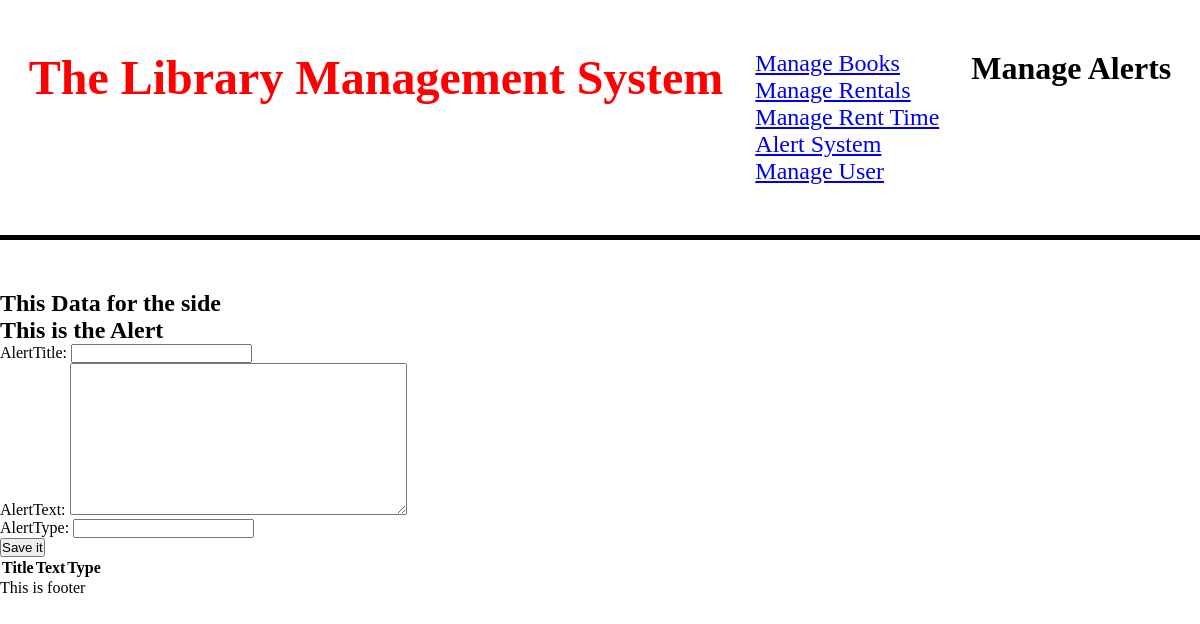
The app's page /manageAlerts, older data.
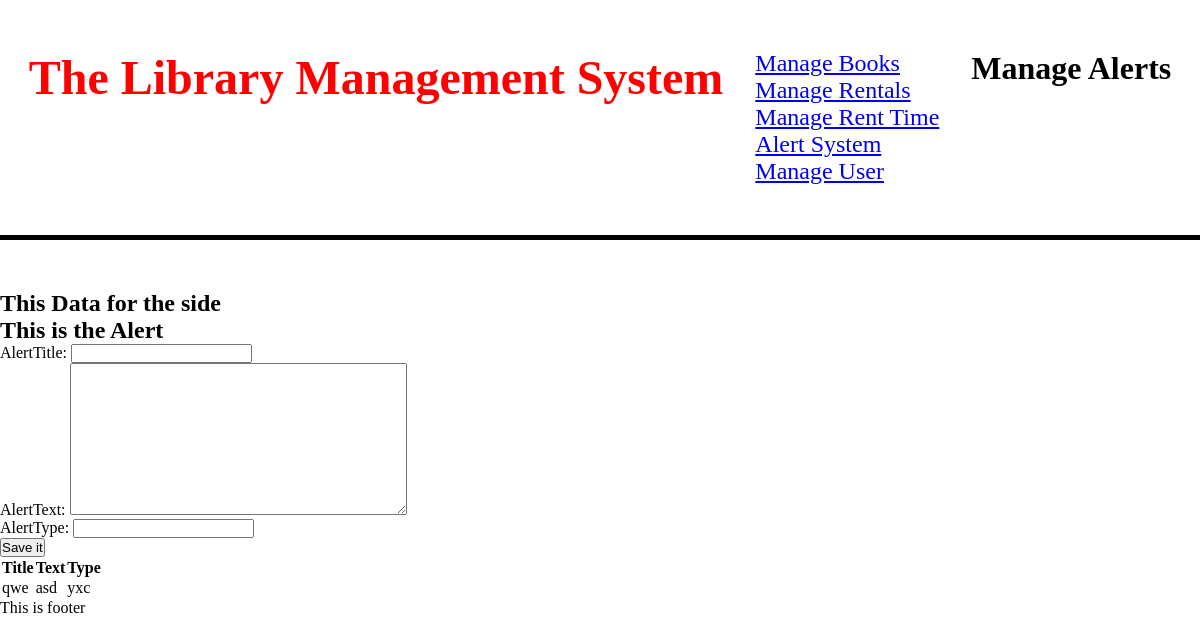
The same page, newer data.
### alertSystem/models.py (models this page shows)
class alert(models.Model):
    id = models.IntegerField(primary_key=True)
    alertTitle = models.CharField(max_length=150)
    alertText = models.TextField()
    alertType = models.CharField(max_length=15)
    alertTimestamp = models.DateTimeField(auto_now = True)
    isActive = models.BooleanField(default = True)

### alertSystem/views.py (the view)
# urls.py: path('manageAlerts', alert_views.manageAlerts, name='alerts'),
def manageAlerts(request):
    data = alert.objects.all()
    if request.method == 'POST':
        form = alertForm(request.POST)
        if form.is_valid():
            form.save()
    context ={'alerts': alertForm,
               'alertDB':data}
    return render(request,'manageAlertsLMS.html', context )

### template/manageAlertsLMS.html (shortened to what this page needs)
{% extends 'base.html' %}
{% load static %}
{% block title %}
<h1>Manage Alerts </h1>
{% endblock %}
{% block side %}
<h2>This Data for the side </h2>
{% endblock %}
{% block content %}
<h2>This is the Alert </h2>
<form method="POST">
    {{alerts}}
    <button type="submit">Save it</button>
</form>
<div>
    <table>
    <th>Title</th><th>Text</th><th>Type</th>
    {% for i in alertDB %}
    <tr><td>{{ i.alertTitle}}</td><td>{{ i.alertText}}</td><td>{{ i.alertType}}</td></tr>
    {% endfor %}
</table>
</div>
{% endblock %}

Row changes from the older to the newer data that the page shows:
added alert: alertTitle "qwe", alertText "asd", alertType "yxc"
